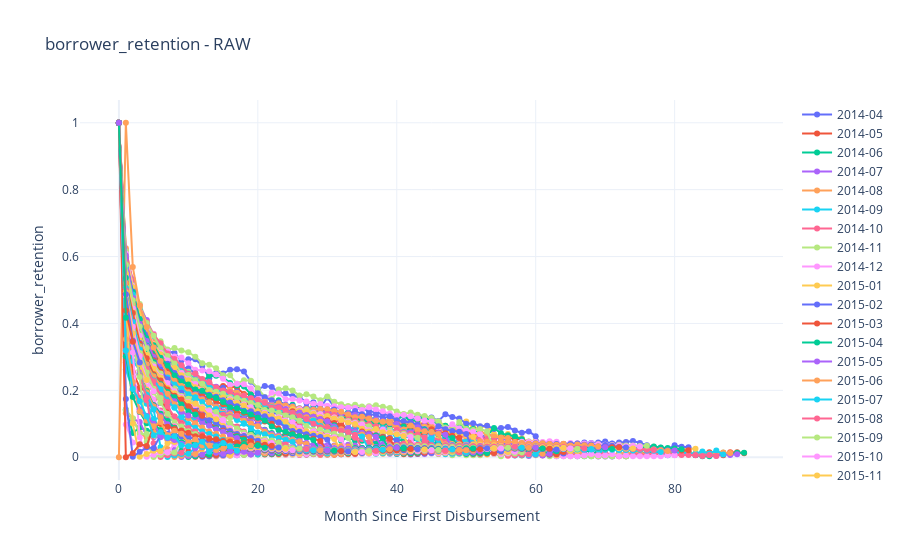

Write notebook code for a chart like this one.
### Code cell
m.plot_cohorts('borrower_retention', data='raw')
